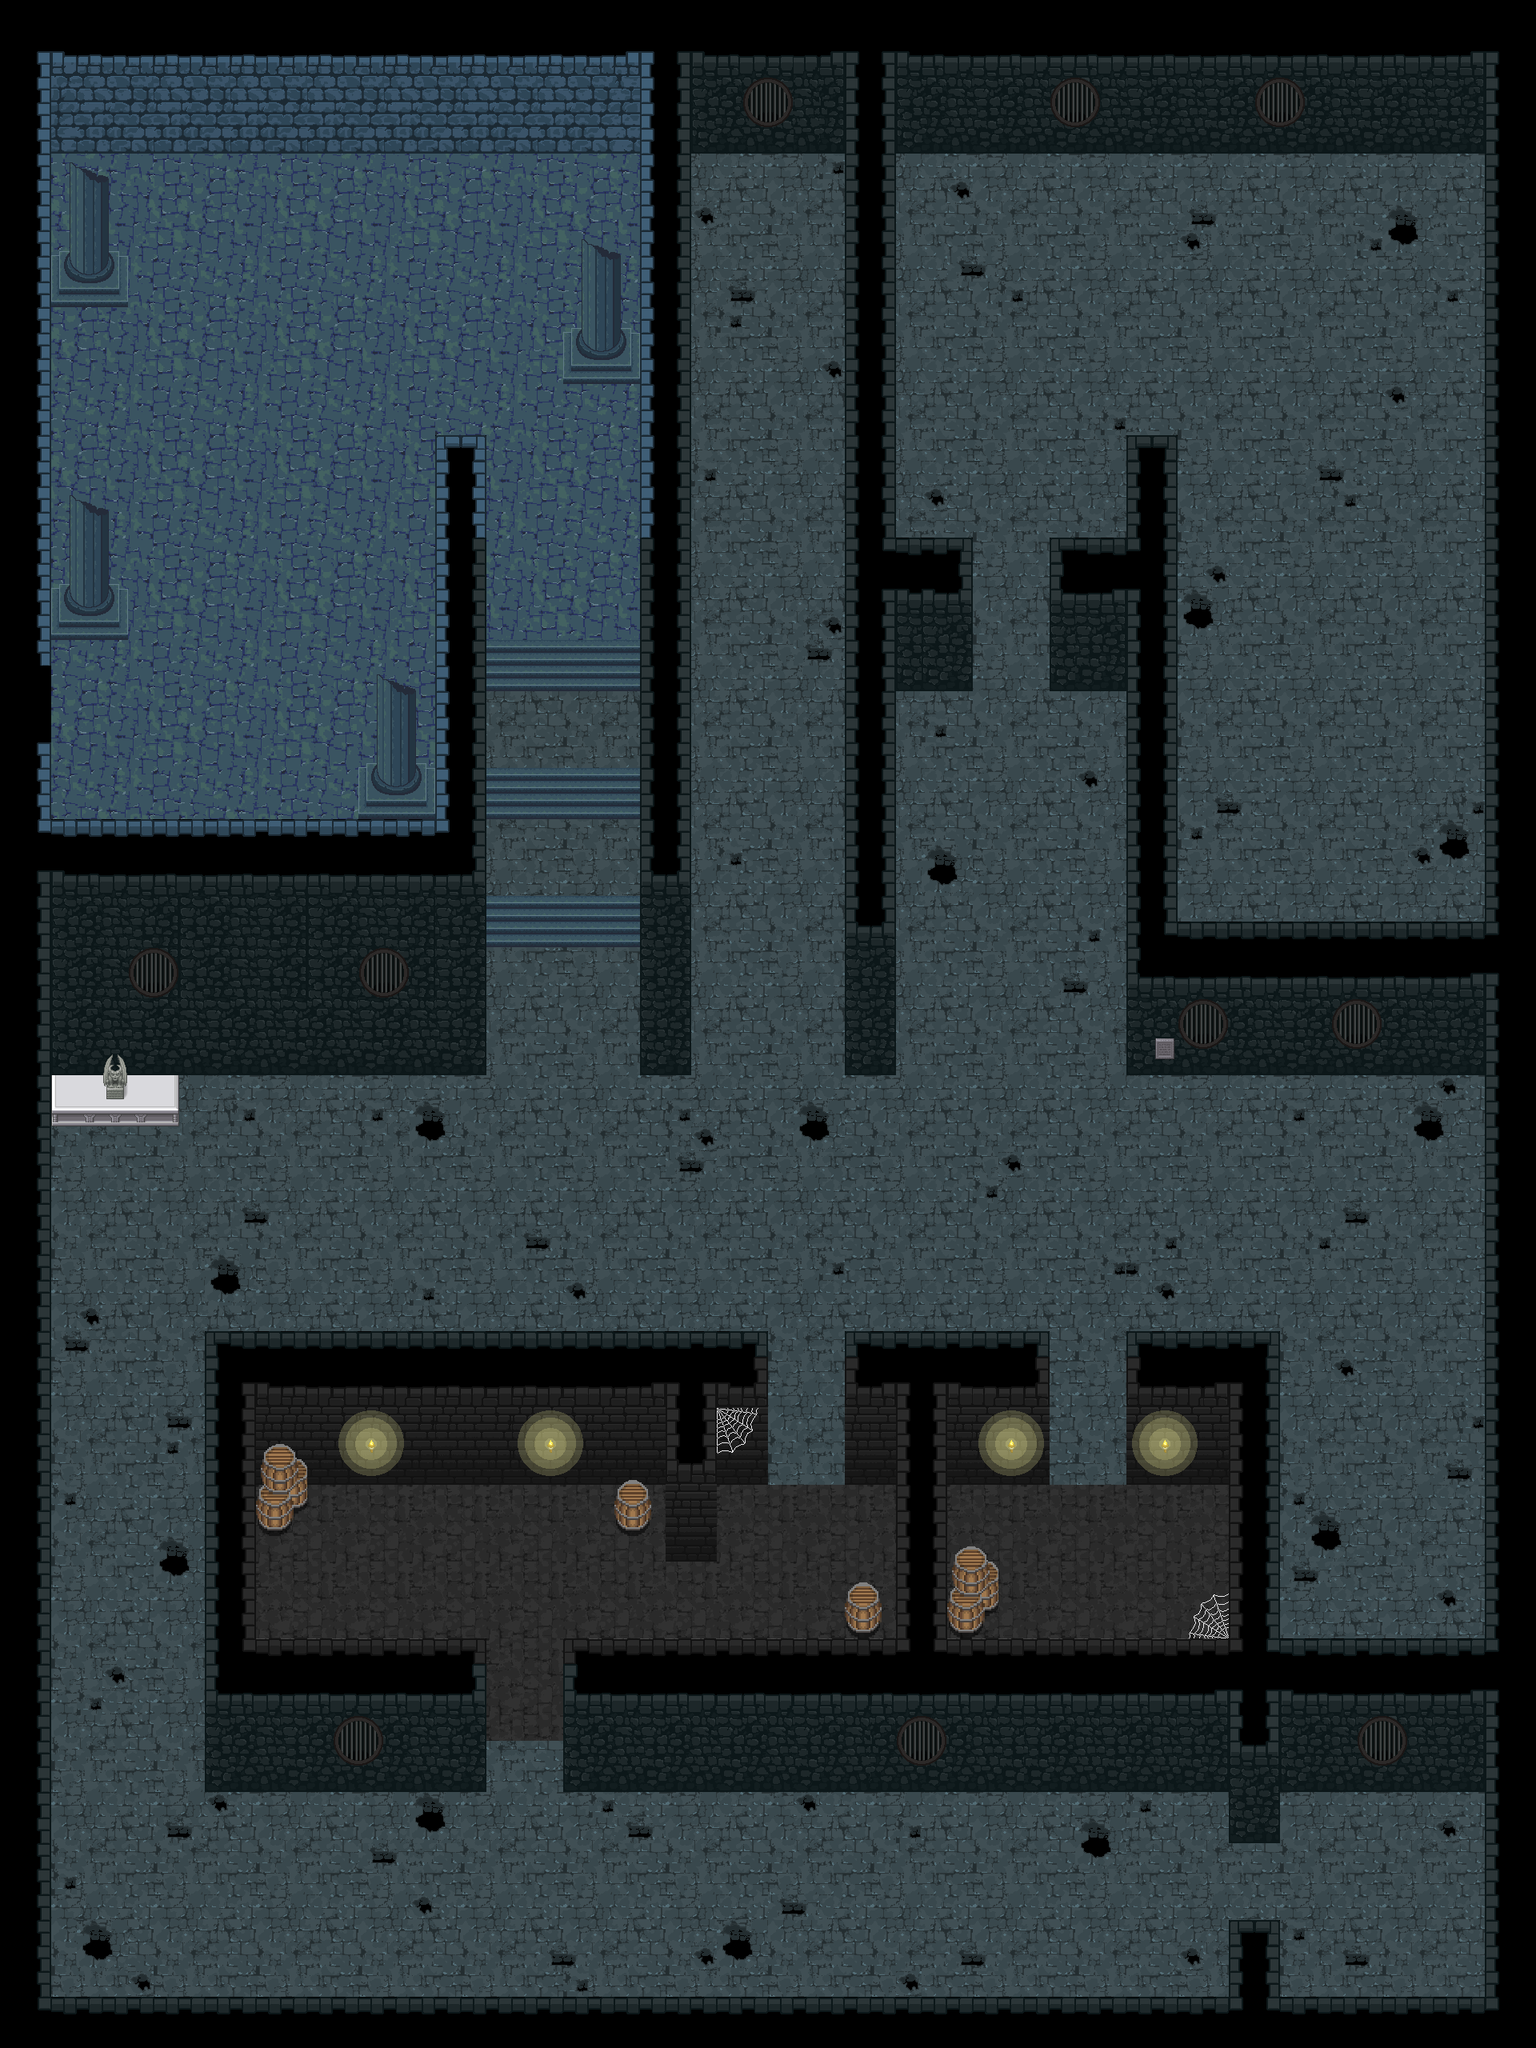

Tiled map render using the project's own tile images. Description and the map definition, with tile-layer contents summarised, below:
An orthogonal 60x80 tile map with 32x32 px tiles, 5 tile layers (suelo, columnas, paredes, paredes_esp, ...).

<map version="1.5" tiledversion="1.7.2" orientation="orthogonal" renderorder="right-down" width="60" height="80" tilewidth="32" tileheight="32" infinite="0" nextlayerid="14" nextobjectid="1">
 <tileset firstgid="1" name="dungeon_png_reference" tilewidth="32" tileheight="32" tilecount="1064" columns="8">
  <image source="dungeon_png_reference.png" width="256" height="4256" />
 </tileset>
 <layer id="2" name="suelo" width="60" height="80">
  <properties>
   <property name="Draw" value="1" />
  </properties>
  <data>[4800 cells, 4800 non-empty, 75 distinct tile ids]</data>
 </layer>
 <layer id="13" name="columnas" width="60" height="80">
  <data>[4800 cells, 72 non-empty, 18 distinct tile ids]</data>
 </layer>
 <layer id="1" name="paredes" width="60" height="80">
  <properties>
   <property name="Draw" value="1" />
   <property name="Navegation" value="2" />
  </properties>
  <data>[4800 cells, 1340 non-empty, 85 distinct tile ids]</data>
 </layer>
 <layer id="3" name="paredes_esp" width="60" height="80">
  <properties>
   <property name="Draw" value="1" />
   <property name="Navegation" value="3" />
  </properties>
  <data>[4800 cells, 149 non-empty, 46 distinct tile ids]</data>
 </layer>
 <layer id="6" name="paredes_sincoll" width="60" height="80">
  <properties>
   <property name="Draw" value="1" />
  </properties>
  <data>[4800 cells, 280 non-empty, 5 distinct tile ids]</data>
 </layer>
</map>
